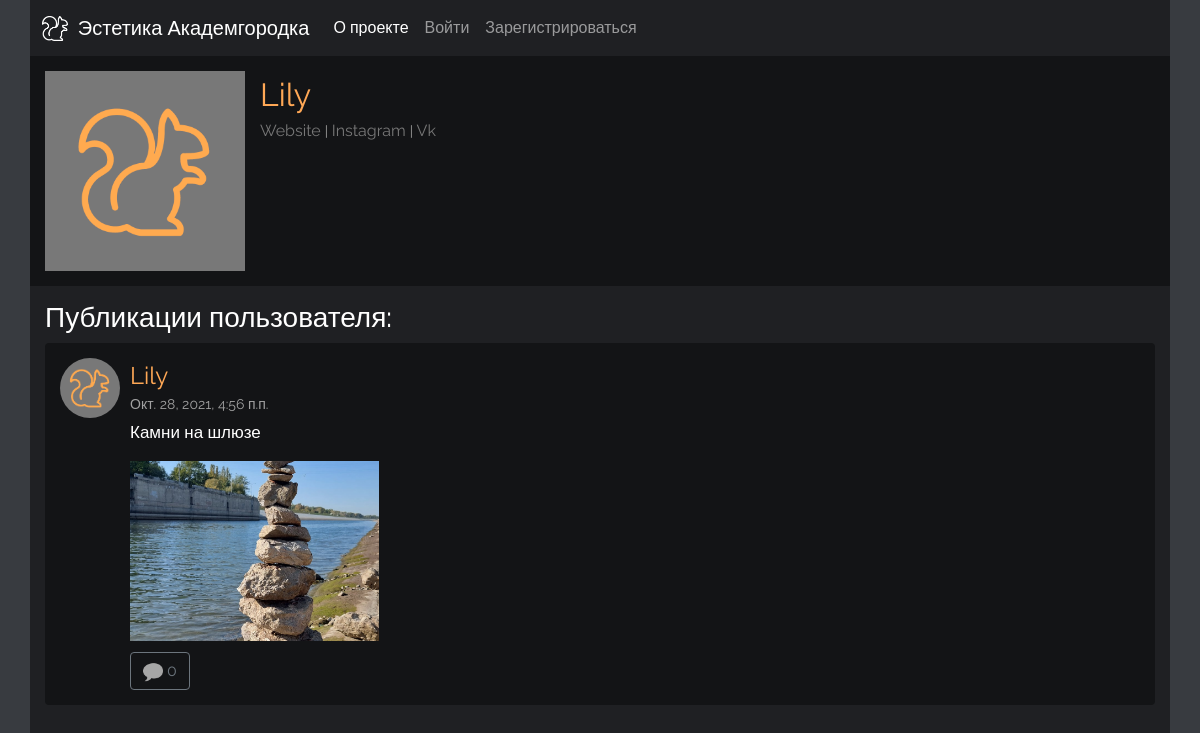
The page /profile/8/ on the database its author committed.
### main/models.py (models this page shows, shortened)
class Profile(models.Model):
    user = models.OneToOneField(User, null=True, on_delete=models.CASCADE)
    profile_pic = models.ImageField(null=True, blank=True, default="", upload_to = "profile/")
    bio = models.TextField(null=True, blank=True)
    website_url = models.CharField(max_length=255, null=True, blank=True)
    inst_url = models.CharField(max_length=255, null=True, blank=True)
    vk_url = models.CharField(max_length=255, null=True, blank=True)
    def __str__(self):
        return str(self.user)

class Post(models.Model):
    class Meta:
        verbose_name = 'Post'
        verbose_name_plural = 'Posts'
    post_author = models.ForeignKey(User, on_delete=models.CASCADE)
    post_text = models.TextField()
    post_date = models.DateTimeField(default=timezone.now)

class Photo(models.Model):
    class Meta:
        verbose_name = 'Photo'
        verbose_name_plural = 'Photos'
    post = models.ForeignKey(Post, on_delete=models.CASCADE, null=True, blank=True)
    image = models.ImageField(null=False, blank=False, default="")

### main/views.py (the view)
# urls.py: path('profile/<int:pk>/', views.ProfileView.as_view(), name='profile'),
class ProfileView(generic.DetailView):
    model = Profile
    template_name = 'main/profile.html'
    def get_context_data(self, *args, **kwargs):
        users = Profile.objects.all()
        context = super(ProfileView, self).get_context_data(*args, **kwargs)
        page_user = get_object_or_404(Profile, id=self.kwargs['pk'])
        context["page_user"] = page_user
        user_post_list = Post.objects.filter(post_author = page_user.user).order_by('-post_date')
        context["user_post_list"] = user_post_list
        photo_list = Photo.objects.all()
        context["photo_list"] = photo_list
        return context

### main/templates/main/profile.html (shortened to what this page needs)
<!DOCTYPE html>
<html lang="ru">
<head>
  {% load static %}
  <link rel="stylesheet" href="{% static 'main/css/bootstrap.min.css' %}" type="text/css">
  <link rel="stylesheet" type="text/css" href="{% static 'main/css/style.css' %}">
</head>
<body>
  <div class="container">
    <nav class="navbar-dark navbar navbar-expand-lg">
      <div class="container-fluid">
        <a class="navbar-brand" href="{% url 'main:index' %}">
          <img src="/static/main/img/logo.png" alt="" class="d-inline-block align-text-top logo">
           Эстетика Академгородка
        </a>
        <div class="collapse navbar-collapse" id="navbarNavDropdown">
          <ul class="navbar-nav">
            <li class="nav-item">
              <a class="nav-link active" aria-current="page" href="{% url 'main:about' %}">О проекте</a>
            </li>
            {% if request.user.is_authenticated %}
            <li class="nav-item dropdown">
              <a class="nav-link dropdown-toggle" href="#" id="navbarDropdownMenuLink" role="button" data-bs-toggle="dropdown" aria-expanded="false">
                {{ user.username }}
              </a>
              <ul class="dropdown-menu" aria-labelledby="navbarDropdownMenuLink">
                <li><a class="dropdown-item" href="{% url 'main:profile' user.profile.id %}">Мой профиль</a></li>
                <li><a class="dropdown-item" href="{% url 'main:edit_profile' user.profile.id %}">Изменить профиль</a></li>
                <li><a class="dropdown-item" href="{% url 'main:edit_account' %}">Изменить аккаунт</a></li>
                <li><a class="dropdown-item" href="{% url 'main:logout' %}">Выйти</a></li>
              </ul>
            </li>
            {% else %}
            <li class="nav-item">
              <a class="nav-link" href="{% url 'main:login' %}">Войти</a>
            </li>
            <li class="nav-item">
              <a class="nav-link" href="{% url 'main:register' %}">Зарегистрироваться</a>
            </li>
            {% endif %}
              </ul>
        </div>
      </div>
    </nav>
    <div class="profile">
      {% if page_user.profile_pic %}
        <img class="profile-photo" src="{{ page_user.profile_pic.url }}" alt="image">
      {% else %}
        <img class="profile-photo" src="/static/main/img/profile-pic.png" alt="image">
      {% endif %}
      <div class="profile-info">
        <div><a class="post-author fs-2" href="{% url 'main:profile' page_user.id %}">{{ page_user }}</a></div>
        {% if page_user.website_url %}
          <a href="https://{{ page_user.website_url }}" target="_blank" class="profile-link">Website</a>
          <span class="vertical-bar"> | </span>
        {% else %}
          <span class="profile-link-disabled">Website</span>
          <span class="vertical-bar"> | </span>
        {% endif %}
        {% if page_user.inst_url %}
          <a href="https://{{ page_user.inst_url }}" target="_blank" class="profile-link">Instagram</a>
          <span class="vertical-bar"> | </span>
        {% else %}
          <span class="profile-link-disabled">Instagram</span>
          <span class="vertical-bar"> | </span>
        {% endif %}
        {% if page_user.vk_url %}
          <a href="https://{{ page_user.vk_url }}" target="_blank" class="profile-link">Vk</a>
        {% else %}
          <span class="profile-link-disabled">Vk</span>
        {% endif %}
      </div>
    </div>
    <div class="posts">
      <h3 class="user-posts-heading">Публикации пользователя:</h3>
      {% for el in user_post_list %}
      <div class="post rounded">
        {% if el.post_author.profile.profile_pic %}
          <img src="{{ el.post_author.profile.profile_pic.url }}" class="post-author-pic" alt="image">
        {% else %}
          <img class="post-author-pic" src="/static/main/img/profile-pic.png" alt="image">
        {% endif %}
        <div class="post-info">
          <div><a class="post-author fs-4" href="{% url 'main:profile' el.post_author.profile.id %}">{{ el.post_author }}</a></div>
          <span class="post-date">{{ el.post_date }} </span>
          <div class="post-text">{{ el.post_text|linebreaks }}</div>
        </div>
        <div class="post-photos">
        {% for photo in photo_list %}
          {% if el == photo.post %}
            <a href="#photo{{photo.id}}" data-bs-toggle="modal" class="photo-link"><img class="post-photo col-xl-3 col-md-4 col-sm-6 col-xs-12" src="{{photo.image.url}}" alt="image"></a>
          {% endif %}
        {% endfor %}
        </div>
        {% if request.user.is_authenticated %}
        <a class="btn btn-outline-secondary comments-count" href="{% url 'main:post' el.id %}" target="_blank">
          <img class="icon" src="/static/main/img/speech-grey.png" alt="Комментарии: "> {{ el.comment_set.count }}
        </a>
        {% else %}
        <a class="btn btn-outline-secondary comments-count" href="#login-or-register" data-bs-toggle="modal">
          <img class="icon" src="/static/main/img/speech-grey.png" alt="Комментарии: "> {{ el.comment_set.count }}
        </a>
        {% endif %}
      </div>
      {% endfor %}
    </div>
  </div>
</body>
</html>

### main/static/main/css/style.css (style rules this page uses)
html, body { background: #383b40; color: #fff; font-family: 'Raleway', sans-serif; }
.container { background: #1f2023; padding: 0; }
.navbar { background: #1f2023; }
.navbar a { color: #fff; }
a.navbar-brand { font-weight: 200; }
.logo { margin: 0 5px 0 0; height: 25px; }
.posts { padding: 15px; }
.post { padding: 15px 15px 15px 15px; margin: 0 0 15px 0; background-color: rgb(19, 20, 22); font-size: 0; }
.post-author-pic { border-radius: 50%; height: 60px; width: 60px; object-fit: cover; margin: 0 10px 8px 0; float: left; }
.post-info { margin: 0 0 0 70px; }
.post-author { color: #ffa856; text-decoration: none; }
.post-date { color: #a1a1a1; font-size: 14px; text-decoration: none; }
.vertical-bar { color: #a1a1a1; font-size: 14px; }
.post-text { font-size: 17px; margin: 5px 0 0 0; }
.post-photos { margin: 0 0 0 68px; }
.post-photo { height: 200px; object-fit: cover; margin: 0 0 4px 0; padding: 0 2px 0 2px; }
@media (max-width: 1400px) { .post-photo { height: 180px; } }
.comments-count { margin: 7px 0 0 70px; font-size: 16px; }
.icon { height: 20px; }
.profile { background-color: rgb(19, 20, 22); min-height: 230px; padding: 15px; }
.profile-photo { display: inline; width: 200px; height: 200px; object-fit: cover; float: left; }
.profile-info { margin: 0 0 0 215px; }
.profile-link-disabled { color: #777777; }

### rows shown on the page
Profile: user.username "Lily"
Post: post_author "Lily", post_date "Окт. 28, 2021, 4:56 п.п.", post_text "Камни на шлюзе", comment_set.count "0"
Photo: image (picture)
